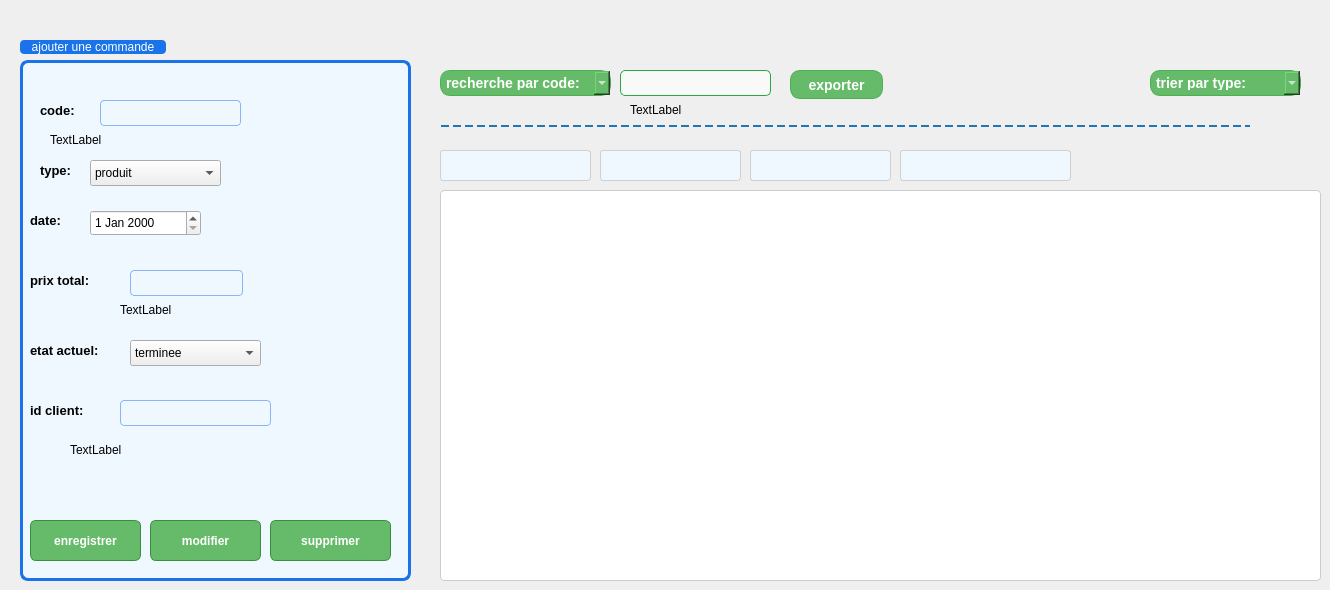
      <widget class="QWidget" name="tab_3">
       <attribute name="title">
        <string>accueil</string>
       </attribute>
       <widget class="QGroupBox" name="groupBox">
        <property name="geometry">
         <rect>
          <x>20</x>
          <y>40</y>
          <width>391</width>
          <height>541</height>
         </rect>
        </property>
        <property name="styleSheet">
         <string notr="true">QGroupBox {
    border: 3px solid #1a73e8; /* Bordure épaisse avec une couleur bleue */
    border-radius: 8px; /* Coins arrondis pour un effet élégant */
    padding: 10px;
    margin-top: 20px;
    background-color: qlineargradient(spread:pad, x1:0, y1:0, x2:1, y2:1, stop:0 #f0f8ff, stop:1 #f0f8ff); /* Dégradé bleu de haut en bas */
}

QGroupBox::title {
    subcontrol-origin: margin;
    subcontrol-position: top left;
    padding: 0 10px;
    color: #ffffff; /* Couleur blanche pour le texte du titre */
    background-color: #1a73e8; /* Fond bleu pour le titre */
    border-radius: 4px;
}

 QLineEdit, QPushButton {
    color: #1a1a1a; /* Texte sombre pour les éléments intérieurs */
    background-color: #f0f8ff; /* Fond clair et agréable pour les éléments */
    border: 1px solid #8ab4f8;
    border-radius: 4px;
    padding: 5px;
}

QPushButton:hover {
    background-color: #e1f5fe; /* Couleur plus claire lors du survol */
}

QPushButton:pressed {
    background-color: #90caf9; /* Couleur différente lors du clic */
}
</string>
        </property>
        <property name="title">
         <string>ajouter une commande</string>
        </property>
        <property name="alignment">
         <set>Qt::AlignmentFlag::AlignCenter</set>
        </property>
        <property name="flat">
         <bool>false</bool>
        </property>
        <widget class="QComboBox" name="comboBox_type">
         <property name="geometry">
          <rect>
           <x>70</x>
           <y>120</y>
           <width>131</width>
           <height>26</height>
          </rect>
         </property>
         <item>
          <property name="text">
           <string>produit</string>
          </property>
         </item>
         <item>
          <property name="text">
           <string>service</string>
          </property>
         </item>
        </widget>
        <widget class="QLineEdit" name="lineEdit_prix">
         <property name="geometry">
          <rect>
           <x>110</x>
           <y>230</y>
           <width>113</width>
           <height>26</height>
          </rect>
         </property>
        </widget>
        <widget class="QComboBox" name="comboBox_etat">
         <property name="geometry">
          <rect>
           <x>110</x>
           <y>300</y>
           <width>131</width>
           <height>26</height>
          </rect>
         </property>
         <item>
          <property name="text">
           <string>terminee</string>
          </property>
         </item>
         <item>
          <property name="text">
           <string>en cours</string>
          </property>
         </item>
         <item>
          <property name="text">
           <string>annulee</string>
          </property>
         </item>
        </widget>
        <widget class="QPushButton" name="pushButton_ajouter">
         <property name="geometry">
          <rect>
           <x>10</x>
           <y>480</y>
           <width>111</width>
           <height>41</height>
          </rect>
         </property>
         <property name="styleSheet">
          <string notr="true">QPushButton {
    color: #ffffff; /* Texte blanc */
    background-color: #66bb6a; /* Vert pour le fond */
    border: 1px solid #388e3c; /* Bordure légèrement plus foncée */
    border-radius: 6px; /* Coins arrondis */
    padding: 8px 12px; /* Espacement intérieur */
    font-weight: bold; /* Texte en gras */
}

QPushButton:hover {
    background-color: #66bb6a; /* Vert plus clair au survol */
}

QPushButton:pressed {
    background-color: #2e7d32; /* Vert foncé quand le bouton est cliqué */
}

</string>
         </property>
         <property name="text">
          <string>enregistrer</string>
         </property>
        </widget>
        <widget class="QLabel" name="idErrorLabel">
         <property name="geometry">
          <rect>
           <x>30</x>
           <y>90</y>
           <width>241</width>
           <height>20</height>
          </rect>
         </property>
         <property name="text">
          <string>TextLabel</string>
         </property>
        </widget>
        <widget class="QLabel" name="prixErrorLabel">
         <property name="geometry">
          <rect>
           <x>100</x>
           <y>260</y>
           <width>131</width>
           <height>20</height>
          </rect>
         </property>
         <property name="text">
          <string>TextLabel</string>
         </property>
        </widget>
        <widget class="QPushButton" name="pushButton_modifier">
         <property name="geometry">
          <rect>
           <x>130</x>
           <y>480</y>
           <width>111</width>
           <height>41</height>
          </rect>
         </property>
         <property name="styleSheet">
          <string notr="true">QPushButton {
    color: #ffffff; /* Texte blanc */
    background-color: #66bb6a; /* Vert pour le fond */
    border: 1px solid #388e3c; /* Bordure légèrement plus foncée */
    border-radius: 6px; /* Coins arrondis */
    padding: 8px 12px; /* Espacement intérieur */
    font-weight: bold; /* Texte en gras */
}

QPushButton:hover {
    background-color: #66bb6a; /* Vert plus clair au survol */
}

QPushButton:pressed {
    background-color: #2e7d32; /* Vert foncé quand le bouton est cliqué */
}
</string>
         </property>
         <property name="text">
          <string>modifier</string>
         </property>
        </widget>
        <widget class="QLabel" name="label_6">
         <property name="geometry">
          <rect>
           <x>10</x>
           <y>360</y>
           <width>81</width>
           <height>20</height>
          </rect>
         </property>
         <property name="font">
          <font>
           <pointsize>10</pointsize>
           <bold>true</bold>
          </font>
         </property>
         <property name="text">
          <string>id client:</string>
         </property>
        </widget>
        <widget class="QLineEdit" name="lineEdit_client">
         <property name="geometry">
          <rect>
           <x>100</x>
           <y>360</y>
           <width>151</width>
           <height>26</height>
          </rect>
         </property>
        </widget>
        <widget class="QLabel" name="clientError">
         <property name="geometry">
          <rect>
           <x>50</x>
           <y>400</y>
           <width>261</width>
           <height>20</height>
          </rect>
         </property>
         <property name="text">
          <string>TextLabel</string>
         </property>
        </widget>
        <widget class="QDateEdit" name="dateEdit">
         <property name="geometry">
          <rect>
           <x>70</x>
           <y>170</y>
           <width>111</width>
           <height>26</height>
          </rect>
         </property>
        </widget>
        <widget class="QLabel" name="label_5">
         <property name="geometry">
          <rect>
           <x>10</x>
           <y>300</y>
           <width>91</width>
           <height>20</height>
          </rect>
         </property>
         <property name="font">
          <font>
           <pointsize>10</pointsize>
           <bold>true</bold>
          </font>
         </property>
         <property name="text">
          <string>etat actuel:</string>
         </property>
        </widget>
        <widget class="QLabel" name="label_4">
         <property name="geometry">
          <rect>
           <x>10</x>
           <y>230</y>
           <width>81</width>
           <height>20</height>
          </rect>
         </property>
         <property name="font">
          <font>
           <pointsize>10</pointsize>
           <bold>true</bold>
          </font>
         </property>
         <property name="text">
          <string>prix total:</string>
         </property>
        </widget>
        <widget class="QLabel" name="label_2">
         <property name="geometry">
          <rect>
           <x>10</x>
           <y>170</y>
           <width>51</width>
           <height>20</height>
          </rect>
         </property>
         <property name="font">
          <font>
           <pointsize>10</pointsize>
           <bold>true</bold>
          </font>
         </property>
         <property name="text">
          <string>date:</string>
         </property>
        </widget>
        <widget class="QLabel" name="label_3">
         <property name="geometry">
          <rect>
           <x>20</x>
           <y>120</y>
           <width>41</width>
           <height>21</height>
          </rect>
         </property>
         <property name="font">
          <font>
           <pointsize>10</pointsize>
           <bold>true</bold>
          </font>
         </property>
         <property name="text">
          <string>type:</string>
         </property>
        </widget>
        <widget class="QLabel" name="label">
         <property name="geometry">
          <rect>
           <x>20</x>
           <y>60</y>
           <width>51</width>
           <height>21</height>
          </rect>
         </property>
         <property name="font">
          <font>
           <pointsize>10</pointsize>
           <bold>true</bold>
          </font>
         </property>
         <property name="text">
          <string>code:</string>
         </property>
        </widget>
        <widget class="QLineEdit" name="lineEdit_num">
         <property name="geometry">
          <rect>
           <x>80</x>
           <y>60</y>
           <width>141</width>
           <height>26</height>
          </rect>
         </property>
        </widget>
        <widget class="QPushButton" name="pushButton_supprimer">
         <property name="geometry">
          <rect>
           <x>250</x>
           <y>480</y>
           <width>121</width>
           <height>41</height>
          </rect>
         </property>
         <property name="styleSheet">
          <string notr="true">QPushButton {
    color: #ffffff; /* Texte blanc */
    background-color: #66bb6a; /* Vert pour le fond */
    border: 1px solid #388e3c; /* Bordure légèrement plus foncée */
    border-radius: 6px; /* Coins arrondis */
    padding: 8px 12px; /* Espacement intérieur */
    font-weight: bold; /* Texte en gras */
}

QPushButton:hover {
    background-color: #66bb6a; /* Vert plus clair au survol */
}

QPushButton:pressed {
    background-color: #2e7d32; /* Vert foncé quand le bouton est cliqué */
}
</string>
         </property>
         <property name="text">
          <string>supprimer</string>
         </property>
        </widget>
       </widget>
       <widget class="QTableView" name="tableView_5">
        <property name="geometry">
         <rect>
          <x>440</x>
          <y>190</y>
          <width>881</width>
          <height>391</height>
         </rect>
        </property>
        <property name="styleSheet">
         <string notr="true">QTableView {
    border: 1px solid #cccccc; /* Bordure générale */
    border-radius: 4px;        /* Coins légèrement arrondis */
    gridline-color: #dddddd;   /* Couleur des lignes de séparation */
    background-color: #ffffff; /* Couleur de fond par défaut */
    selection-background-color: #d0ebff; /* Couleur de sélection */
    selection-color: #000000; /* Couleur du texte sélectionné */
    font-size: 14px;           /* Taille de la police */
    color: #333333;            /* Couleur du texte */
}

QHeaderView::section {
    background-color: #1f77b4; /* Couleur de fond des en-têtes */
    color: #ffffff;            /* Couleur du texte des en-têtes */
    border: 1px solid #cccccc; /* Bordures des en-têtes */
    padding: 5px;
    font-weight: bold;
    text-align: left;
}

QTableCornerButton::section {
    background-color: #1f77b4; /* Couleur de l'angle supérieur gauche */
    border: 1px solid #cccccc;
}
</string>
        </property>
       </widget>
       <widget class="QComboBox" name="comboBox_tri">
        <property name="geometry">
         <rect>
          <x>1150</x>
          <y>70</y>
          <width>151</width>
          <height>26</height>
         </rect>
        </property>
        <property name="styleSheet">
         <string notr="true">QComboBox {
    background-color: #66bb6a; /* Vert plus foncé que #81c784 */
    border: 1px solid #4caf50; /* Bordure verte légèrement plus foncée */
    border-radius: 10px; /* Bordure plus arrondie pour un effet élégant */
    padding: 5px;
    color: white; /* Texte en blanc */
    font-weight: bold; /* Texte en gras pour un meilleur contraste */
    font-size: 14px; /* Taille de texte ajustée pour une meilleure lisibilité */
    transition: all 0.3s ease-in-out; /* Ajout d'une transition douce */
}

QComboBox:editable {
    background-color: #a5d6a7; /* Vert légèrement plus clair lors de l'édition */
}

QComboBox QAbstractItemView {
    border: 1px solid #4caf50; /* Bordure verte autour du menu déroulant */
    selection-background-color: #81c784; /* Fond de sélection vert clair lors de la sélection */
    selection-color: white; /* Texte de sélection en blanc */
}

</string>
        </property>
        <item>
         <property name="text">
          <string notr="true">trier par type:</string>
         </property>
        </item>
        <item>
         <property name="text">
          <string>trier par date:</string>
         </property>
        </item>
        <item>
         <property name="text">
          <string>trier par etat:</string>
         </property>
        </item>
       </widget>
       <widget class="QLineEdit" name="lineEdit_code">
        <property name="geometry">
         <rect>
          <x>620</x>
          <y>70</y>
          <width>151</width>
          <height>26</height>
         </rect>
        </property>
        <property name="styleSheet">
         <string notr="true">QLineEdit {
    border: 1px solid #28a745; /* Bordure de 2px de couleur grise */
    border-radius: 5px; /* Bordure arrondie avec un rayon de 5px */
    padding: 5px; /* Espacement interne */
    background-color: #f9f9f9; /* Fond de couleur très claire */
    color: black; /* Texte en noir */
}
</string>
        </property>
       </widget>
       <widget class="QLabel" name="codeErrorLabel">
        <property name="geometry">
         <rect>
          <x>630</x>
          <y>100</y>
          <width>171</width>
          <height>20</height>
         </rect>
        </property>
        <property name="text">
         <string>TextLabel</string>
        </property>
       </widget>
       <widget class="QComboBox" name="comboBox">
        <property name="geometry">
         <rect>
          <x>440</x>
          <y>70</y>
          <width>171</width>
          <height>26</height>
         </rect>
        </property>
        <property name="styleSheet">
         <string notr="true">QComboBox {
    background-color: #66bb6a; /* Vert plus foncé que #81c784 */
    border: 1px solid #4caf50; /* Bordure verte légèrement plus foncée */
    border-radius: 10px; /* Bordure plus arrondie pour un effet élégant */
    padding: 5px;
    color: white; /* Texte en blanc */
    font-weight: bold; /* Texte en gras pour un meilleur contraste */
    font-size: 14px; /* Taille de texte ajustée pour une meilleure lisibilité */
    transition: all 0.3s ease-in-out; /* Ajout d'une transition douce */
}

QComboBox:editable {
    background-color: #a5d6a7; /* Vert légèrement plus clair lors de l'édition */
}

QComboBox QAbstractItemView {
    border: 1px solid #4caf50; /* Bordure verte autour du menu déroulant */
    selection-background-color: #81c784; /* Fond de sélection vert clair lors de la sélection */
    selection-color: white; /* Texte de sélection en blanc */
}



</string>
        </property>
        <item>
         <property name="text">
          <string>recherche par code:</string>
         </property>
        </item>
        <item>
         <property name="text">
          <string>recherche par etat:</string>
         </property>
        </item>
        <item>
         <property name="text">
          <string>recherche par client:</string>
         </property>
        </item>
       </widget>
       <widget class="QLabel" name="note">
        <property name="geometry">
         <rect>
          <x>440</x>
          <y>150</y>
          <width>151</width>
          <height>31</height>
         </rect>
        </property>
        <property name="styleSheet">
         <string notr="true">QLabel {
    background-color: #f0f8ff; /* Bleu très clair */
    color: #000000;           /* Texte en noir */
    border: 1px solid #d0d0d0; /* Optionnel : bordure grise claire */
    padding: 5px;             /* Optionnel : espace intérieur */
    border-radius: 3px;       /* Optionnel : coins arrondis */
}
</string>
        </property>
        <property name="text">
         <string/>
        </property>
       </widget>
       <widget class="QLabel" name="note1">
        <property name="geometry">
         <rect>
          <x>600</x>
          <y>150</y>
          <width>141</width>
          <height>31</height>
         </rect>
        </property>
        <property name="styleSheet">
         <string notr="true">QLabel {
    background-color: #f0f8ff; /* Bleu très clair */
    color: #000000;           /* Texte en noir */
    border: 1px solid #d0d0d0; /* Optionnel : bordure grise claire */
    padding: 5px;             /* Optionnel : espace intérieur */
    border-radius: 3px;       /* Optionnel : coins arrondis */
}
</string>
        </property>
        <property name="text">
         <string/>
        </property>
       </widget>
       <widget class="QLabel" name="note2">
        <property name="geometry">
         <rect>
          <x>900</x>
          <y>150</y>
          <width>171</width>
          <height>31</height>
         </rect>
        </property>
        <property name="styleSheet">
         <string notr="true">QLabel {
    background-color: #f0f8ff; /* Bleu très clair */
    color: #000000;           /* Texte en noir */
    border: 1px solid #d0d0d0; /* Optionnel : bordure grise claire */
    padding: 5px;             /* Optionnel : espace intérieur */
    border-radius: 3px;       /* Optionnel : coins arrondis */
}
</string>
        </property>
        <property name="text">
         <string/>
        </property>
       </widget>
       <widget class="QLabel" name="note3">
        <property name="geometry">
         <rect>
          <x>750</x>
          <y>150</y>
          <width>141</width>
          <height>31</height>
         </rect>
        </property>
        <property name="styleSheet">
         <string notr="true">QLabel {
    background-color: #f0f8ff; /* Bleu très clair */
    color: #000000;           /* Texte en noir */
    border: 1px solid #d0d0d0; /* Optionnel : bordure grise claire */
    padding: 5px;             /* Optionnel : espace intérieur */
    border-radius: 3px;       /* Optionnel : coins arrondis */
}
</string>
        </property>
        <property name="text">
         <string/>
        </property>
       </widget>
       <widget class="Line" name="line">
        <property name="geometry">
         <rect>
          <x>440</x>
          <y>120</y>
          <width>811</width>
          <height>20</height>
         </rect>
        </property>
        <property name="styleSheet">
         <string notr="true">QFrame {
    border: none; /* Supprimer toutes les bordures par défaut */
    border-top: 2px dashed #1f77b4; /* Ligne discontinue de couleur bleu légèrement plus foncé, avec des tirets */
    margin-top: 5px;
    margin-bottom: 5px;
}
</string>
        </property>
        <property name="orientation">
         <enum>Qt::Orientation::Horizontal</enum>
        </property>
       </widget>
       <widget class="QPushButton" name="pushButton_exporter">
        <property name="geometry">
         <rect>
          <x>790</x>
          <y>70</y>
          <width>93</width>
          <height>29</height>
         </rect>
        </property>
        <property name="styleSheet">
         <string notr="true">QPushButton {
    background-color: #66bb6a; /* Fond vert */
    border: 1px solid #4caf50; /* Bordure verte */
    border-radius: 10px; /* Bordure arrondie */
    padding: 5px 10px; /* Espacement intérieur */
    color: white; /* Texte en blanc */
    font-weight: bold; /* Texte en gras */
    font-size: 14px; /* Taille de texte */
    transition: all 0.3s ease-in-out; /* Transition douce */
}

QPushButton:hover {
    background-color: #81c784; /* Changement de couleur au survol */
}

QPushButton:pressed {
    background-color: #4caf50; /* Couleur au clic */
    border-color: #388e3c; /* Couleur de bordure au clic */
}</string>
        </property>
        <property name="text">
         <string>exporter</string>
        </property>
       </widget>
      </widget>
